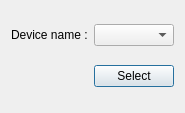
<?xml version="1.0" encoding="UTF-8"?>
<ui version="4.0">
 <class>DialogDeviceSelection</class>
 <widget class="QDialog" name="DialogDeviceSelection">
  <property name="geometry">
   <rect>
    <x>0</x>
    <y>0</y>
    <width>169</width>
    <height>113</height>
   </rect>
  </property>
  <property name="windowTitle">
   <string>Graphic device selection</string>
  </property>
  <layout class="QGridLayout" name="gridLayout">
   <item row="0" column="1">
    <widget class="QComboBox" name="comboBoxDevices"/>
   </item>
   <item row="0" column="0">
    <widget class="QLabel" name="label">
     <property name="text">
      <string>Device name :</string>
     </property>
    </widget>
   </item>
   <item row="1" column="1">
    <widget class="QPushButton" name="pushButtonOk">
     <property name="text">
      <string>Select</string>
     </property>
    </widget>
   </item>
  </layout>
 </widget>
 <tabstops>
  <tabstop>comboBoxDevices</tabstop>
  <tabstop>pushButtonOk</tabstop>
 </tabstops>
 <resources/>
 <connections/>
</ui>
